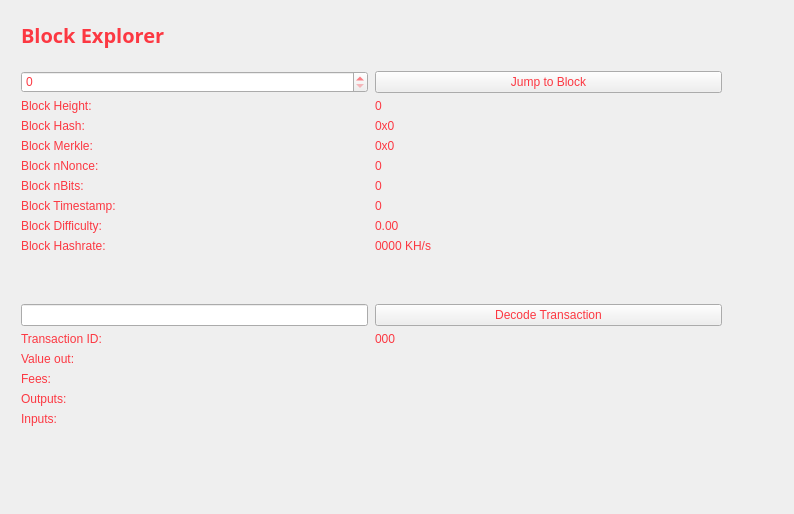
<?xml version="1.0" encoding="UTF-8"?>
<ui version="4.0">
 <class>BlockBrowser</class>
 <widget class="QWidget" name="BlockBrowser">
  <property name="windowModality">
   <enum>Qt::NonModal</enum>
  </property>
  <property name="enabled">
   <bool>true</bool>
  </property>
  <property name="geometry">
   <rect>
    <x>0</x>
    <y>0</y>
    <width>794</width>
    <height>514</height>
   </rect>
  </property>
  <property name="sizePolicy">
   <sizepolicy hsizetype="Preferred" vsizetype="Preferred">
    <horstretch>0</horstretch>
    <verstretch>0</verstretch>
   </sizepolicy>
  </property>
  <property name="minimumSize">
   <size>
    <width>0</width>
    <height>0</height>
   </size>
  </property>
  <property name="acceptDrops">
   <bool>false</bool>
  </property>
  <property name="windowTitle">
   <string>Form</string>
  </property>
  <layout class="QGridLayout">
   <property name="sizeConstraint">
    <enum>QLayout::SetMaximumSize</enum>
   </property>
   <property name="leftMargin">
    <number>21</number>
   </property>
   <property name="topMargin">
    <number>21</number>
   </property>
   <property name="rightMargin">
    <number>10</number>
   </property>
   <item row="1" column="0">
    <widget class="QWidget" name="widget" native="true">
     <property name="styleSheet">
      <string notr="true">color:#FC3842;</string>
     </property>
     <widget class="QWidget" name="layoutWidget">
      <property name="geometry">
       <rect>
        <x>0</x>
        <y>0</y>
        <width>699</width>
        <height>27</height>
       </rect>
      </property>
      <layout class="QHBoxLayout" name="horizontalLayout_4">
       <property name="spacing">
        <number>7</number>
       </property>
       <item>
        <widget class="QLabel" name="label_5">
         <property name="font">
          <font>
           <family>Open Sans,sans-serif</family>
          </font>
         </property>
         <property name="styleSheet">
          <string notr="true">color:#FC3842;</string>
         </property>
         <property name="text">
          <string>&lt;html&gt;&lt;head/&gt;&lt;body&gt;&lt;p&gt;&lt;span style=&quot; font-size:20px; font-weight:600; color:#FC3842;&quot;&gt;Block Explorer &lt;/span&gt;&lt;/p&gt;&lt;/body&gt;&lt;/html&gt;</string>
         </property>
        </widget>
       </item>
       <item>
        <spacer name="horizontalSpacer_2">
         <property name="orientation">
          <enum>Qt::Horizontal</enum>
         </property>
         <property name="sizeHint" stdset="0">
          <size>
           <width>40</width>
           <height>20</height>
          </size>
         </property>
        </spacer>
       </item>
      </layout>
     </widget>
     <widget class="QWidget" name="layoutWidget_2">
      <property name="geometry">
       <rect>
        <x>0</x>
        <y>50</y>
        <width>701</width>
        <height>400</height>
       </rect>
      </property>
      <layout class="QGridLayout" name="gridLayout_3" rowstretch="0,0,0,0,0,0,0,0,0,0,0,0,0,0,0,0,0,0,0" columnstretch="0,0">
       <property name="sizeConstraint">
        <enum>QLayout::SetDefaultConstraint</enum>
       </property>
       <property name="horizontalSpacing">
        <number>7</number>
       </property>
       <item row="18" column="0">
        <spacer name="verticalSpacer">
         <property name="orientation">
          <enum>Qt::Vertical</enum>
         </property>
         <property name="sizeHint" stdset="0">
          <size>
           <width>20</width>
           <height>40</height>
          </size>
         </property>
        </spacer>
       </item>
       <item row="12" column="1">
        <widget class="QPushButton" name="txButton">
         <property name="text">
          <string>Decode Transaction</string>
         </property>
        </widget>
       </item>
       <item row="17" column="0">
        <widget class="QLabel" name="inputLabel">
         <property name="text">
          <string>Inputs:</string>
         </property>
         <property name="alignment">
          <set>Qt::AlignLeading|Qt::AlignLeft|Qt::AlignTop</set>
         </property>
        </widget>
       </item>
       <item row="10" column="1">
        <widget class="QLabel" name="pawBox">
         <property name="text">
          <string>0000 KH/s</string>
         </property>
        </widget>
       </item>
       <item row="14" column="0">
        <widget class="QLabel" name="valueLabel">
         <property name="styleSheet">
          <string notr="true">color:#FC3842;</string>
         </property>
         <property name="text">
          <string>Value out:</string>
         </property>
        </widget>
       </item>
       <item row="13" column="0">
        <widget class="QLabel" name="txLabel">
         <property name="styleSheet">
          <string notr="true">color:#FC3842;</string>
         </property>
         <property name="text">
          <string>Transaction ID:</string>
         </property>
        </widget>
       </item>
       <item row="9" column="1">
        <widget class="QLabel" name="hardBox">
         <property name="text">
          <string>0.00</string>
         </property>
        </widget>
       </item>
       <item row="13" column="1">
        <widget class="QLabel" name="txID">
         <property name="text">
          <string>000</string>
         </property>
        </widget>
       </item>
       <item row="17" column="1">
        <widget class="QLabel" name="inputBox">
         <property name="text">
          <string/>
         </property>
         <property name="alignment">
          <set>Qt::AlignLeading|Qt::AlignLeft|Qt::AlignTop</set>
         </property>
        </widget>
       </item>
       <item row="14" column="1">
        <widget class="QLabel" name="valueBox">
         <property name="text">
          <string/>
         </property>
        </widget>
       </item>
       <item row="9" column="0">
        <widget class="QLabel" name="hardLabel">
         <property name="styleSheet">
          <string notr="true">color:#FC3842;</string>
         </property>
         <property name="text">
          <string>Block Difficulty:</string>
         </property>
        </widget>
       </item>
       <item row="1" column="0">
        <widget class="QSpinBox" name="heightBox">
         <property name="sizePolicy">
          <sizepolicy hsizetype="Preferred" vsizetype="Fixed">
           <horstretch>0</horstretch>
           <verstretch>0</verstretch>
          </sizepolicy>
         </property>
         <property name="maximum">
          <number>99999999</number>
         </property>
        </widget>
       </item>
       <item row="3" column="0">
        <widget class="QLabel" name="heightLabel_2">
         <property name="styleSheet">
          <string notr="true">color:#FC3842;</string>
         </property>
         <property name="text">
          <string>Block Height:</string>
         </property>
        </widget>
       </item>
       <item row="8" column="1">
        <widget class="QLabel" name="timeBox">
         <property name="text">
          <string>0</string>
         </property>
        </widget>
       </item>
       <item row="1" column="1">
        <widget class="QPushButton" name="blockButton">
         <property name="text">
          <string>Jump to Block</string>
         </property>
        </widget>
       </item>
       <item row="5" column="0">
        <widget class="QLabel" name="merkleLabel">
         <property name="styleSheet">
          <string notr="true">color:#FC3842;</string>
         </property>
         <property name="text">
          <string>Block Merkle:</string>
         </property>
        </widget>
       </item>
       <item row="4" column="0">
        <widget class="QLabel" name="hashLabel">
         <property name="styleSheet">
          <string notr="true">color:#FC3842;</string>
         </property>
         <property name="text">
          <string>Block Hash:</string>
         </property>
        </widget>
       </item>
       <item row="15" column="1">
        <widget class="QLabel" name="feesBox">
         <property name="text">
          <string/>
         </property>
        </widget>
       </item>
       <item row="10" column="0">
        <widget class="QLabel" name="pawLabel">
         <property name="styleSheet">
          <string notr="true">color:#FC3842;</string>
         </property>
         <property name="text">
          <string>Block Hashrate:</string>
         </property>
        </widget>
       </item>
       <item row="3" column="1">
        <widget class="QLabel" name="heightLabel">
         <property name="text">
          <string>0</string>
         </property>
        </widget>
       </item>
       <item row="15" column="0">
        <widget class="QLabel" name="feesLabel">
         <property name="styleSheet">
          <string notr="true">color:#FC3842;</string>
         </property>
         <property name="text">
          <string>Fees:</string>
         </property>
        </widget>
       </item>
       <item row="7" column="0">
        <widget class="QLabel" name="bitsLabel">
         <property name="styleSheet">
          <string notr="true">color:#FC3842;</string>
         </property>
         <property name="text">
          <string>Block nBits:</string>
         </property>
        </widget>
       </item>
       <item row="7" column="1">
        <widget class="QLabel" name="bitsBox">
         <property name="text">
          <string>0</string>
         </property>
        </widget>
       </item>
       <item row="5" column="1">
        <widget class="QLabel" name="merkleBox">
         <property name="minimumSize">
          <size>
           <width>187</width>
           <height>0</height>
          </size>
         </property>
         <property name="text">
          <string>0x0</string>
         </property>
        </widget>
       </item>
       <item row="16" column="0">
        <widget class="QLabel" name="outputLabel">
         <property name="styleSheet">
          <string notr="true">color:#FC3842;</string>
         </property>
         <property name="text">
          <string>Outputs:</string>
         </property>
         <property name="alignment">
          <set>Qt::AlignLeading|Qt::AlignLeft|Qt::AlignTop</set>
         </property>
        </widget>
       </item>
       <item row="16" column="1">
        <widget class="QLabel" name="outputBox">
         <property name="text">
          <string/>
         </property>
         <property name="alignment">
          <set>Qt::AlignLeading|Qt::AlignLeft|Qt::AlignTop</set>
         </property>
        </widget>
       </item>
       <item row="6" column="0">
        <widget class="QLabel" name="nonceLabel">
         <property name="styleSheet">
          <string notr="true">color:#FC3842;</string>
         </property>
         <property name="text">
          <string>Block nNonce:</string>
         </property>
        </widget>
       </item>
       <item row="6" column="1">
        <widget class="QLabel" name="nonceBox">
         <property name="text">
          <string>0</string>
         </property>
        </widget>
       </item>
       <item row="8" column="0">
        <widget class="QLabel" name="timeLabel">
         <property name="styleSheet">
          <string notr="true">color:#FC3842;</string>
         </property>
         <property name="text">
          <string>Block Timestamp:</string>
         </property>
        </widget>
       </item>
       <item row="4" column="1">
        <widget class="QLabel" name="hashBox">
         <property name="enabled">
          <bool>true</bool>
         </property>
         <property name="sizePolicy">
          <sizepolicy hsizetype="Preferred" vsizetype="Preferred">
           <horstretch>0</horstretch>
           <verstretch>0</verstretch>
          </sizepolicy>
         </property>
         <property name="minimumSize">
          <size>
           <width>0</width>
           <height>0</height>
          </size>
         </property>
         <property name="text">
          <string>0x0</string>
         </property>
        </widget>
       </item>
       <item row="12" column="0">
        <widget class="QLineEdit" name="txBox">
         <property name="sizePolicy">
          <sizepolicy hsizetype="Preferred" vsizetype="Fixed">
           <horstretch>0</horstretch>
           <verstretch>0</verstretch>
          </sizepolicy>
         </property>
         <property name="inputMask">
          <string comment="Transaction id" extracomment="Transaction id"/>
         </property>
         <property name="placeholderText">
          <string comment="Transaction ID" extracomment="Transaction ID"/>
         </property>
        </widget>
       </item>
       <item row="11" column="0">
        <spacer name="verticalSpacer_2">
         <property name="orientation">
          <enum>Qt::Vertical</enum>
         </property>
         <property name="sizeHint" stdset="0">
          <size>
           <width>20</width>
           <height>40</height>
          </size>
         </property>
        </spacer>
       </item>
      </layout>
     </widget>
    </widget>
   </item>
  </layout>
 </widget>
 <resources/>
 <connections/>
</ui>
